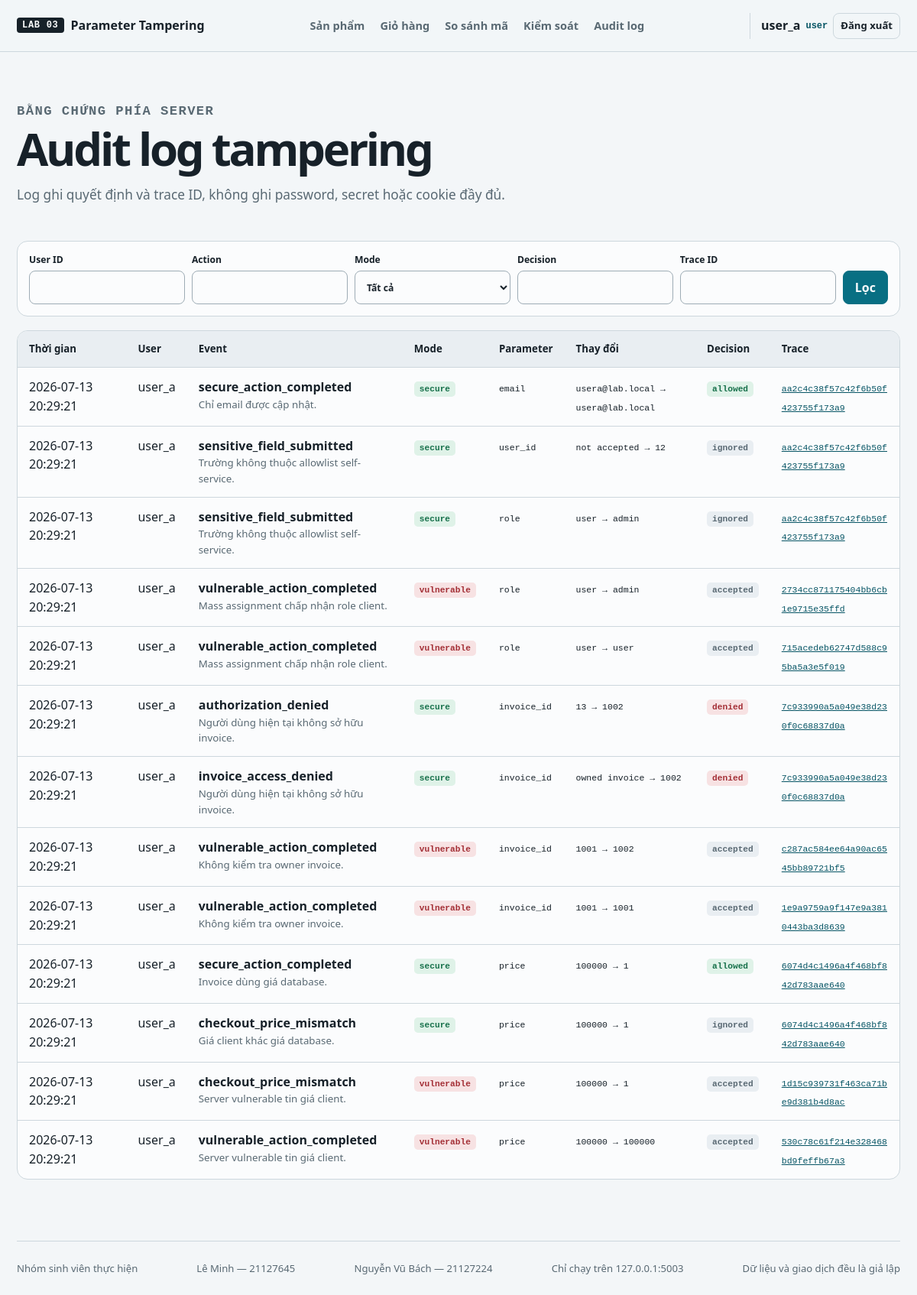
/audit-logs (signed in), run on the app's committed database.
### tables this page shows
CREATE TABLE audit_logs (
    id INTEGER PRIMARY KEY AUTOINCREMENT,
    timestamp TEXT NOT NULL DEFAULT CURRENT_TIMESTAMP,
    user_id INTEGER,
    username TEXT,
    action TEXT NOT NULL,
    route TEXT NOT NULL,
    mode TEXT NOT NULL,
    parameter_name TEXT,
    original_value TEXT,
    submitted_value TEXT,
    decision TEXT NOT NULL,
    reason TEXT NOT NULL,
    ip_address TEXT,
    trace_id TEXT NOT NULL
);

### app.py (the view)
    @app.get("/audit-logs")
    @login_required
    def audit_logs():
        user_id = request.args.get("user_id")
        try:
            user_id = integer(user_id, "user_id") if user_id else None
        except ValidationError as exc:
            return render_template("error.html", message=str(exc)), 400
        logs = list_logs(user_id, request.args.get("action", ""), request.args.get("mode", ""),
                         request.args.get("decision", ""), request.args.get("trace_id", ""))
        return render_template("audit_logs.html", logs=logs)

### audit_service.py (called while the page is built)
def list_logs(user_id=None, action: str = "", mode: str = "", decision: str = "", trace_id: str = "") -> list[dict]:
    rows = query_all(
        """SELECT * FROM audit_logs
           WHERE (? IS NULL OR user_id = ?)
             AND (? = '' OR action = ?)
             AND (? = '' OR mode = ?)
             AND (? = '' OR decision = ?)
             AND (? = '' OR trace_id = ?)
           ORDER BY id DESC LIMIT 200""",
        (user_id, user_id, action, action, mode, mode, decision, decision, trace_id, trace_id),
    )
    return [dict(row) for row in rows]

### auth.py (called while the page is built)
def login_required(view):
    @wraps(view)
    def wrapped(*args, **kwargs):
        if "user_id" not in session:
            return redirect(url_for("login", next=request.full_path.rstrip("?")))
        return view(*args, **kwargs)
    return wrapped

### database.py (called while the page is built)
def _database_path() -> Path:
    path = Path(current_app.config["DATABASE"])
    return path if path.is_absolute() else Path(current_app.root_path, path)

def get_db() -> sqlite3.Connection:
    if "db" not in g:
        g.db = sqlite3.connect(_database_path())
        g.db.row_factory = sqlite3.Row
        g.db.execute("PRAGMA foreign_keys = ON")
    return g.db

def query_all(sql: str, parameters: tuple = ()):
    return get_db().execute(sql, parameters).fetchall()

### templates/audit_logs.html
{% extends 'base.html' %}{% block title %}Audit Logs | Lab 03{% endblock %}
{% block content %}<section class="page-intro"><p class="eyebrow">Bằng chứng phía server</p><h1>Audit log tampering</h1><p>Log ghi quyết định và trace ID, không ghi password, secret hoặc cookie đầy đủ.</p></section>
<form class="filter-bar" method="get" action="/audit-logs"><label>User ID<input name="user_id" inputmode="numeric" value="{{ request.args.get('user_id', '') if request is defined else '' }}"></label><label>Action<input name="action" value="{{ request.args.get('action', '') if request is defined else '' }}"></label><label>Mode<select name="mode"><option value="">Tất cả</option><option value="vulnerable">Vulnerable</option><option value="secure">Secure</option></select></label><label>Decision<input name="decision" value="{{ request.args.get('decision', '') if request is defined else '' }}"></label><label>Trace ID<input name="trace_id" value="{{ request.args.get('trace_id', '') if request is defined else '' }}"></label><button class="button" type="submit">Lọc</button></form>
{% set logs = audit_logs|default(logs|default([], true), true) %}{% if logs %}<div class="data-table-wrap"><table class="audit-table"><thead><tr><th>Thời gian</th><th>User</th><th>Event</th><th>Mode</th><th>Parameter</th><th>Thay đổi</th><th>Decision</th><th>Trace</th></tr></thead><tbody>{% for log in logs %}<tr><td>{{ log.timestamp }}</td><td>{{ log.username|default(log.user_id) }}</td><td><strong>{{ log.action }}</strong><small>{{ log.reason }}</small></td><td><span class="badge badge-{{ log.mode }}">{{ log.mode }}</span></td><td><code>{{ log.parameter_name|default('-') }}</code></td><td><code>{{ log.original_value|default('-') }} → {{ log.submitted_value|default('-') }}</code></td><td><span class="badge badge-{{ log.decision|lower }}">{{ log.decision }}</span></td><td><a href="/api/trace/{{ log.trace_id }}"><code>{{ log.trace_id }}</code></a></td></tr>{% endfor %}</tbody></table></div>{% else %}<div class="empty-state"><h2>Chưa có audit event</h2><p>Chạy một flow tampering để tạo log thật.</p><a class="button" href="/">Chọn tình huống</a></div>{% endif %}{% endblock %}

### templates/base.html (shortened to what this page needs)
<!doctype html>
<html lang="vi">
<head>
  <link rel="stylesheet" href="{{ url_for('static', filename='css/style.css') }}">
  <link rel="stylesheet" href="{{ url_for('static', filename='css/presentation.css') }}">
</head>
<body data-mode="{{ session.get('lab_mode', 'secure') if session is defined else 'secure' }}">
  <header class="site-header">
    <a class="brand" href="/" aria-label="Trang chủ Lab 03"><span>LAB 03</span> Parameter Tampering</a>
    <nav id="primary-nav" class="primary-nav" aria-label="Điều hướng chính">
      <a href="/products">Sản phẩm</a><a href="/cart">Giỏ hàng</a><a href="/comparison">So sánh mã</a><a href="/security-controls">Kiểm soát</a><a href="/audit-logs">Audit log</a>
    </nav>
    <div class="session-chip">
      {% if session is defined and session.get('user_id') %}
        <span>{{ session.get('username', 'user') }}</span><b>{{ session.get('role', 'user') }}</b>
        <form method="post" action="/logout"><button class="button button-quiet" type="submit">Đăng xuất</button></form>
      {% else %}<a class="button button-quiet" href="/login">Đăng nhập</a>{% endif %}
    </div>
  </header>
  <main id="main-content" tabindex="-1">
    {% block content %}{% endblock %}
  </main>
  <footer class="site-footer"><span>Nhóm sinh viên thực hiện</span><span>Lê Minh — 21127645</span><span>Nguyễn Vũ Bách — 21127224</span><span>Chỉ chạy trên 127.0.0.1:5003</span><span>Dữ liệu và giao dịch đều là giả lập</span></footer>
</body>
</html>

### static/css/style.css (style rules this page uses)
:root { color-scheme:light; --bg:#f3f6f8;--surface:#fbfcfd;--surface-2:#e9eef2;--ink:#172129;--muted:#596973;--line:#cdd7dd; --accent:#086f83;--accent-dark:#075565;--accent-soft:#d8eef2;--danger:#a32e35;--danger-soft:#f7e2e3; --safe:#16704a;--safe-soft:#dff2e8;--warning:#96600a;--warning-soft:#f6ebd5;--shadow:0 14px 36px rgb(20 53 64 / .08); --radius:14px;--radius-control:8px;--mono:"Cascadia Code","SFMono-Regular",Consolas,monospace;--sans:Segoe UI,Arial,sans-serif; }
* { box-sizing:border-box }
html { scroll-behavior:smooth }
body { margin:0;background:var(--bg);color:var(--ink);font:16px/1.55 var(--sans) }
button,input,select,textarea { font:inherit }
a { color:var(--accent-dark) }
code,pre { font-family:var(--mono) }
code { overflow-wrap:anywhere }
h1,h2,h3,p { margin-top:0 }
h1 { max-width:16ch;margin-bottom:18px;font-size:clamp(2.4rem,6vw,5.3rem);font-weight:750;letter-spacing:-.055em;line-height:.98 }
small { display:block;color:var(--muted) }
form { margin:0 }
.site-header { position:sticky;top:0;z-index:20;display:grid;grid-template-columns:auto 1fr auto;align-items:center;gap:28px;min-height:68px;padding:10px max(22px,calc((100vw - 1380px)/2));border-bottom:1px solid var(--line);background:rgb(243 246 248 / .96) }
.brand { display:flex;align-items:center;gap:9px;color:var(--ink);font-weight:750;text-decoration:none;white-space:nowrap }
.brand span { padding:3px 7px;background:var(--ink);color:var(--surface);border-radius:4px;font:700 .75rem var(--mono);letter-spacing:.06em }
.primary-nav { display:flex;justify-content:center;gap:20px }
.primary-nav a { color:var(--muted);font-size:.91rem;font-weight:650;text-decoration:none;white-space:nowrap }
.session-chip { display:flex;align-items:center;gap:7px;padding-left:14px;border-left:1px solid var(--line);white-space:nowrap }
.session-chip span { font-weight:700 }
.session-chip b { color:var(--accent-dark);font:700 .75rem var(--mono) }
.session-chip form { display:inline }
main { width:min(1380px,calc(100% - 44px));min-height:calc(100dvh - 140px);margin:0 auto;padding:48px 0 80px }
.site-footer { display:flex;justify-content:space-between;gap:18px;width:min(1380px,calc(100% - 44px));margin:auto;padding:25px 0;border-top:1px solid var(--line);color:var(--muted);font-size:.82rem }
.eyebrow,.lab-header .mode-label,.result-banner>span,.trace-header>div>span,.inspector header div>span,.request-console header div>span { display:block;margin-bottom:10px;color:var(--accent-dark);font:750 .73rem var(--mono);letter-spacing:.08em;text-transform:uppercase }
.lede,.page-intro>p,.section-heading>p { max-width:65ch;color:var(--muted);font-size:1.08rem }
.page-intro { max-width:850px;margin:20px 0 46px }
.page-intro h1 { font-size:clamp(2.5rem,5vw,4.8rem) }
.button,button { display:inline-flex;align-items:center;justify-content:center;min-height:42px;padding:9px 15px;border:1px solid var(--accent);border-radius:var(--radius-control);background:var(--accent);color:#f7fbfc;font-weight:700;text-decoration:none;cursor:pointer }
.button-quiet { min-height:34px;padding:5px 9px;border-color:var(--line);background:transparent;color:var(--ink);font-size:.82rem }
input,select,textarea { width:100%;min-height:44px;padding:9px 11px;border:1px solid #9eacb5;border-radius:var(--radius-control);background:var(--surface);color:var(--ink) }
input::placeholder { color:#687782 }
.data-table-wrap { overflow:auto;border:1px solid var(--line);border-radius:var(--radius);background:var(--surface) }
table { width:100%;border-collapse:collapse }
th,td { padding:13px 15px;border-bottom:1px solid var(--line);text-align:left;vertical-align:top }
th { background:var(--surface-2);font-size:.83rem }
tr:last-child td { border-bottom:0 }
.filter-bar { display:grid;grid-template-columns:repeat(5,minmax(130px,1fr)) auto;gap:9px;align-items:end;margin-bottom:18px;padding:15px;border:1px solid var(--line);border-radius:var(--radius);background:var(--surface) }
.filter-bar label { font-size:.76rem;font-weight:700 }
.filter-bar input,.filter-bar select { margin-top:5px }
.audit-table { min-width:1120px }
.audit-table code { font-size:.72rem }
.badge { display:inline-block;padding:4px 7px;border-radius:5px;background:var(--surface-2);color:var(--muted);font:700 .7rem var(--mono);white-space:nowrap }
.badge-secure,.badge-safe,.badge-allow,.badge-allowed { background:var(--safe-soft);color:var(--safe) }
.badge-vulnerable,.badge-deny,.badge-denied { background:var(--danger-soft);color:var(--danger) }

### data on the page
audit_logs: timestamp "2026-07-13 20:29:21", username "user_a", action "secure_action_completed", reason "Chỉ email được cập nhật.", mode "secure", parameter_name "email", original_value "usera@lab.local", submitted_value "usera@lab.local", decision "allowed", trace_id "aa2c4c38f57c42f6b50f423755f173a9"
audit_logs: timestamp "2026-07-13 20:29:21", username "user_a", action "sensitive_field_submitted", reason "Trường không thuộc allowlist self-service.", mode "secure", parameter_name "user_id", original_value "not accepted", submitted_value "12", decision "ignored", trace_id "aa2c4c38f57c42f6b50f423755f173a9"
audit_logs: timestamp "2026-07-13 20:29:21", username "user_a", action "sensitive_field_submitted", reason "Trường không thuộc allowlist self-service.", mode "secure", parameter_name "role", original_value "user", submitted_value "admin", decision "ignored", trace_id "aa2c4c38f57c42f6b50f423755f173a9"
audit_logs: timestamp "2026-07-13 20:29:21", username "user_a", action "vulnerable_action_completed", reason "Mass assignment chấp nhận role client.", mode "vulnerable", parameter_name "role", original_value "user", submitted_value "admin", decision "accepted", trace_id "2734cc871175404bb6cb1e9715e35ffd"
audit_logs: timestamp "2026-07-13 20:29:21", username "user_a", action "vulnerable_action_completed", reason "Mass assignment chấp nhận role client.", mode "vulnerable", parameter_name "role", original_value "user", submitted_value "user", decision "accepted", trace_id "715acedeb62747d588c95ba5a3e5f019"
audit_logs: timestamp "2026-07-13 20:29:21", username "user_a", action "authorization_denied", reason "Người dùng hiện tại không sở hữu invoice.", mode "secure", parameter_name "invoice_id", original_value "13", submitted_value "1002", decision "denied", trace_id "7c933990a5a049e38d230f0c68837d0a"
audit_logs: timestamp "2026-07-13 20:29:21", username "user_a", action "invoice_access_denied", reason "Người dùng hiện tại không sở hữu invoice.", mode "secure", parameter_name "invoice_id", original_value "owned invoice", submitted_value "1002", decision "denied", trace_id "7c933990a5a049e38d230f0c68837d0a"
audit_logs: timestamp "2026-07-13 20:29:21", username "user_a", action "vulnerable_action_completed", reason "Không kiểm tra owner invoice.", mode "vulnerable", parameter_name "invoice_id", original_value "1001", submitted_value "1002", decision "accepted", trace_id "c287ac584ee64a90ac6545bb89721bf5"
audit_logs: timestamp "2026-07-13 20:29:21", username "user_a", action "vulnerable_action_completed", reason "Không kiểm tra owner invoice.", mode "vulnerable", parameter_name "invoice_id", original_value "1001", submitted_value "1001", decision "accepted", trace_id "1e9a9759a9f147e9a3810443ba3d8639"
audit_logs: timestamp "2026-07-13 20:29:21", username "user_a", action "secure_action_completed", reason "Invoice dùng giá database.", mode "secure", parameter_name "price", original_value "100000", submitted_value "1", decision "allowed", trace_id "6074d4c1496a4f468bf842d783aae640"
audit_logs: timestamp "2026-07-13 20:29:21", username "user_a", action "checkout_price_mismatch", reason "Giá client khác giá database.", mode "secure", parameter_name "price", original_value "100000", submitted_value "1", decision "ignored", trace_id "6074d4c1496a4f468bf842d783aae640"
audit_logs: timestamp "2026-07-13 20:29:21", username "user_a", action "checkout_price_mismatch", reason "Server vulnerable tin giá client.", mode "vulnerable", parameter_name "price", original_value "100000", submitted_value "1", decision "accepted", trace_id "1d15c939731f463ca71be9d381b4d8ac"
audit_logs: timestamp "2026-07-13 20:29:21", username "user_a", action "vulnerable_action_completed", reason "Server vulnerable tin giá client.", mode "vulnerable", parameter_name "price", original_value "100000", submitted_value "100000", decision "accepted", trace_id "530c78c61f214e328468bd9feffb67a3"

### other printed values
{{ session.get('username', 'user') }} "user_a"
{{ session.get('role', 'user') }} "user"
